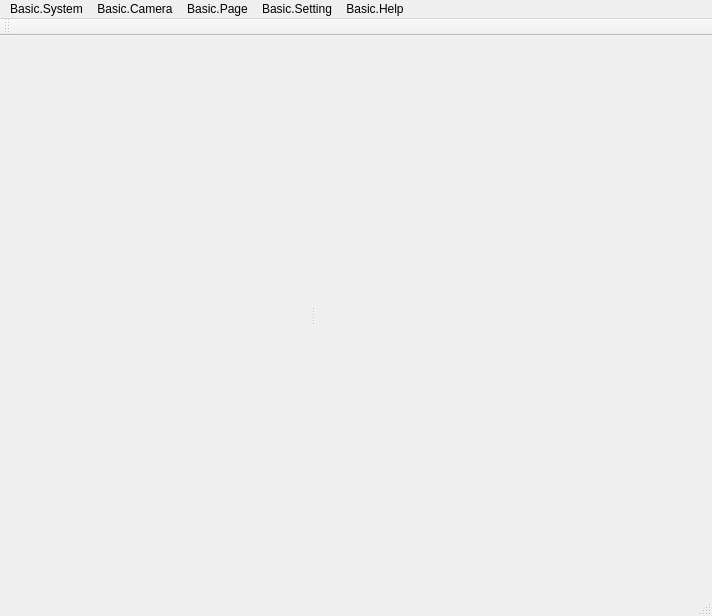
<?xml version="1.0" encoding="UTF-8"?>
<ui version="4.0">
 <class>StudentClass</class>
 <widget class="QMainWindow" name="StudentClass">
  <property name="geometry">
   <rect>
    <x>0</x>
    <y>0</y>
    <width>712</width>
    <height>616</height>
   </rect>
  </property>
  <property name="windowTitle">
   <string>Student</string>
  </property>
  <property name="windowIcon">
   <iconset resource="Student.qrc">
    <normaloff>:/res/HaoYi.ico</normaloff>:/res/HaoYi.ico</iconset>
  </property>
  <widget class="QWidget" name="centralWidget">
   <property name="sizePolicy">
    <sizepolicy hsizetype="Expanding" vsizetype="Expanding">
     <horstretch>0</horstretch>
     <verstretch>0</verstretch>
    </sizepolicy>
   </property>
   <layout class="QHBoxLayout" name="horizontalLayout_3" stretch="0">
    <property name="spacing">
     <number>0</number>
    </property>
    <property name="leftMargin">
     <number>0</number>
    </property>
    <property name="topMargin">
     <number>0</number>
    </property>
    <property name="rightMargin">
     <number>0</number>
    </property>
    <property name="bottomMargin">
     <number>0</number>
    </property>
    <item>
     <widget class="QSplitter" name="splitter">
      <property name="sizePolicy">
       <sizepolicy hsizetype="Expanding" vsizetype="Expanding">
        <horstretch>0</horstretch>
        <verstretch>0</verstretch>
       </sizepolicy>
      </property>
      <property name="minimumSize">
       <size>
        <width>400</width>
        <height>0</height>
       </size>
      </property>
      <property name="orientation">
       <enum>Qt::Horizontal</enum>
      </property>
      <property name="handleWidth">
       <number>4</number>
      </property>
      <property name="childrenCollapsible">
       <bool>false</bool>
      </property>
      <widget class="QWidget" name="horizontalLayoutWidget">
       <layout class="QHBoxLayout" name="horizontalLayout">
        <property name="spacing">
         <number>0</number>
        </property>
        <property name="leftMargin">
         <number>0</number>
        </property>
        <item>
         <widget class="CViewLeft" name="LeftView" native="true">
          <property name="sizePolicy">
           <sizepolicy hsizetype="Expanding" vsizetype="Expanding">
            <horstretch>0</horstretch>
            <verstretch>0</verstretch>
           </sizepolicy>
          </property>
          <property name="minimumSize">
           <size>
            <width>300</width>
            <height>300</height>
           </size>
          </property>
          <property name="baseSize">
           <size>
            <width>0</width>
            <height>0</height>
           </size>
          </property>
         </widget>
        </item>
       </layout>
      </widget>
      <widget class="QWidget" name="horizontalLayoutWidget_2">
       <layout class="QHBoxLayout" name="horizontalLayout_2">
        <property name="spacing">
         <number>0</number>
        </property>
        <item>
         <widget class="CViewRight" name="RightView" native="true">
          <property name="sizePolicy">
           <sizepolicy hsizetype="Expanding" vsizetype="Expanding">
            <horstretch>3</horstretch>
            <verstretch>0</verstretch>
           </sizepolicy>
          </property>
          <property name="minimumSize">
           <size>
            <width>400</width>
            <height>400</height>
           </size>
          </property>
         </widget>
        </item>
       </layout>
      </widget>
     </widget>
    </item>
   </layout>
  </widget>
  <widget class="QMenuBar" name="menuBar">
   <property name="geometry">
    <rect>
     <x>0</x>
     <y>0</y>
     <width>712</width>
     <height>23</height>
    </rect>
   </property>
   <widget class="QMenu" name="systemMenu">
    <property name="title">
     <string>Basic.System</string>
    </property>
    <addaction name="actionSystemToolbar"/>
    <addaction name="separator"/>
    <addaction name="actionSystemFullscreen"/>
    <addaction name="separator"/>
    <addaction name="actionSystemExit"/>
   </widget>
   <widget class="QMenu" name="cameraMenu">
    <property name="title">
     <string>Basic.Camera</string>
    </property>
    <addaction name="actionCameraAdd"/>
    <addaction name="actionCameraDel"/>
    <addaction name="actionCameraMod"/>
    <addaction name="separator"/>
    <addaction name="actionCameraStart"/>
    <addaction name="actionCameraStop"/>
    <addaction name="separator"/>
    <addaction name="actionCameraPreview"/>
    <addaction name="actionPreviewMute"/>
    <addaction name="actionCameraPTZ"/>
   </widget>
   <widget class="QMenu" name="pageMenu">
    <property name="title">
     <string>Basic.Page</string>
    </property>
    <addaction name="actionPagePrev"/>
    <addaction name="separator"/>
    <addaction name="actionPageJump"/>
    <addaction name="separator"/>
    <addaction name="actionPageNext"/>
   </widget>
   <widget class="QMenu" name="helpMenu">
    <property name="title">
     <string>Basic.Help</string>
    </property>
    <addaction name="actionHelpAbout"/>
   </widget>
   <widget class="QMenu" name="settingMenu">
    <property name="title">
     <string>Basic.Setting</string>
    </property>
    <addaction name="actionSettingSystem"/>
    <addaction name="separator"/>
    <addaction name="actionSettingReconnect"/>
   </widget>
   <addaction name="systemMenu"/>
   <addaction name="cameraMenu"/>
   <addaction name="pageMenu"/>
   <addaction name="settingMenu"/>
   <addaction name="helpMenu"/>
  </widget>
  <widget class="QToolBar" name="mainToolBar">
   <property name="sizePolicy">
    <sizepolicy hsizetype="Fixed" vsizetype="Fixed">
     <horstretch>0</horstretch>
     <verstretch>0</verstretch>
    </sizepolicy>
   </property>
   <property name="cursor">
    <cursorShape>ArrowCursor</cursorShape>
   </property>
   <property name="movable">
    <bool>true</bool>
   </property>
   <property name="allowedAreas">
    <set>Qt::TopToolBarArea</set>
   </property>
   <property name="iconSize">
    <size>
     <width>32</width>
     <height>32</height>
    </size>
   </property>
   <property name="toolButtonStyle">
    <enum>Qt::ToolButtonTextUnderIcon</enum>
   </property>
   <property name="floatable">
    <bool>false</bool>
   </property>
   <attribute name="toolBarArea">
    <enum>TopToolBarArea</enum>
   </attribute>
   <attribute name="toolBarBreak">
    <bool>false</bool>
   </attribute>
  </widget>
  <widget class="QStatusBar" name="statusBar"/>
  <action name="actionSystemToolbar">
   <property name="text">
    <string>Basic.System.Toolbar</string>
   </property>
  </action>
  <action name="actionSystemFullscreen">
   <property name="icon">
    <iconset resource="Student.qrc">
     <normaloff>:/res/images/system_full.png</normaloff>:/res/images/system_full.png</iconset>
   </property>
   <property name="text">
    <string>Basic.System.Fullscreen</string>
   </property>
   <property name="shortcut">
    <string>Ctrl+F</string>
   </property>
  </action>
  <action name="actionSystemExit">
   <property name="text">
    <string>Basic.System.Exit</string>
   </property>
  </action>
  <action name="actionCameraAdd">
   <property name="icon">
    <iconset resource="Student.qrc">
     <normaloff>:/res/images/camera_add.png</normaloff>:/res/images/camera_add.png</iconset>
   </property>
   <property name="text">
    <string>Basic.Camera.Add</string>
   </property>
  </action>
  <action name="actionCameraDel">
   <property name="icon">
    <iconset resource="Student.qrc">
     <normaloff>:/res/images/camera_del.png</normaloff>:/res/images/camera_del.png</iconset>
   </property>
   <property name="text">
    <string>Basic.Camera.Del</string>
   </property>
  </action>
  <action name="actionCameraMod">
   <property name="icon">
    <iconset resource="Student.qrc">
     <normaloff>:/res/images/camera_mod.png</normaloff>:/res/images/camera_mod.png</iconset>
   </property>
   <property name="text">
    <string>Basic.Camera.Mod</string>
   </property>
  </action>
  <action name="actionCameraStart">
   <property name="icon">
    <iconset resource="Student.qrc">
     <normaloff>:/res/images/camera_start.png</normaloff>:/res/images/camera_start.png</iconset>
   </property>
   <property name="text">
    <string>Basic.Camera.Start</string>
   </property>
  </action>
  <action name="actionCameraStop">
   <property name="icon">
    <iconset resource="Student.qrc">
     <normaloff>:/res/images/camera_stop.png</normaloff>:/res/images/camera_stop.png</iconset>
   </property>
   <property name="text">
    <string>Basic.Camera.Stop</string>
   </property>
  </action>
  <action name="actionPagePrev">
   <property name="icon">
    <iconset resource="Student.qrc">
     <normaloff>:/res/images/page_prev.png</normaloff>:/res/images/page_prev.png</iconset>
   </property>
   <property name="text">
    <string>Basic.Page.Prev</string>
   </property>
  </action>
  <action name="actionPageJump">
   <property name="icon">
    <iconset resource="Student.qrc">
     <normaloff>:/res/images/page_jump.png</normaloff>:/res/images/page_jump.png</iconset>
   </property>
   <property name="text">
    <string>Basic.Page.Jump</string>
   </property>
  </action>
  <action name="actionPageNext">
   <property name="icon">
    <iconset resource="Student.qrc">
     <normaloff>:/res/images/page_next.png</normaloff>:/res/images/page_next.png</iconset>
   </property>
   <property name="text">
    <string>Basic.Page.Next</string>
   </property>
  </action>
  <action name="actionHelpAbout">
   <property name="icon">
    <iconset resource="Student.qrc">
     <normaloff>:/res/images/help_about.png</normaloff>:/res/images/help_about.png</iconset>
   </property>
   <property name="text">
    <string>Basic.Help.About</string>
   </property>
  </action>
  <action name="actionSettingSystem">
   <property name="icon">
    <iconset resource="Student.qrc">
     <normaloff>:/res/images/system_setting.png</normaloff>:/res/images/system_setting.png</iconset>
   </property>
   <property name="text">
    <string>Basic.Setting.System</string>
   </property>
  </action>
  <action name="actionSettingReconnect">
   <property name="icon">
    <iconset resource="Student.qrc">
     <normaloff>:/res/images/system_reconnect.png</normaloff>:/res/images/system_reconnect.png</iconset>
   </property>
   <property name="text">
    <string>Basic.Setting.Reconnect</string>
   </property>
  </action>
  <action name="actionCameraPreview">
   <property name="text">
    <string>Basic.Camera.Preview</string>
   </property>
  </action>
  <action name="actionCameraPTZ">
   <property name="text">
    <string>Basic.Camera.PTZ</string>
   </property>
  </action>
  <action name="actionPreviewMute">
   <property name="text">
    <string>Basic.Preview.Mute</string>
   </property>
  </action>
 </widget>
 <layoutdefault spacing="6" margin="11"/>
 <customwidgets>
  <customwidget>
   <class>CViewLeft</class>
   <extends>QWidget</extends>
   <header>window-view-left.hpp</header>
   <container>1</container>
  </customwidget>
  <customwidget>
   <class>CViewRight</class>
   <extends>QWidget</extends>
   <header>window-view-right.hpp</header>
   <container>1</container>
  </customwidget>
 </customwidgets>
 <resources>
  <include location="Student.qrc"/>
 </resources>
 <connections/>
</ui>
